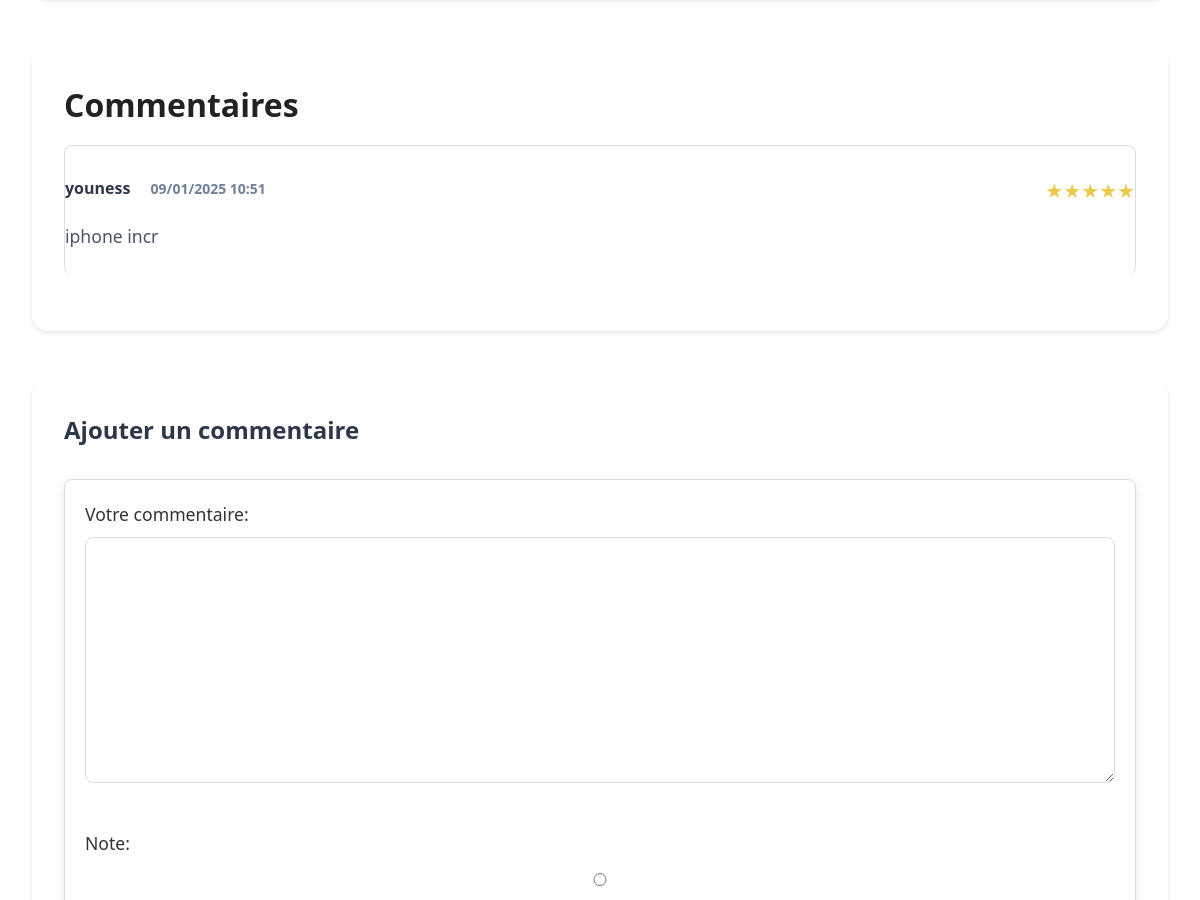
Page /product/1/ (signed in, middle part) on the earlier database version.
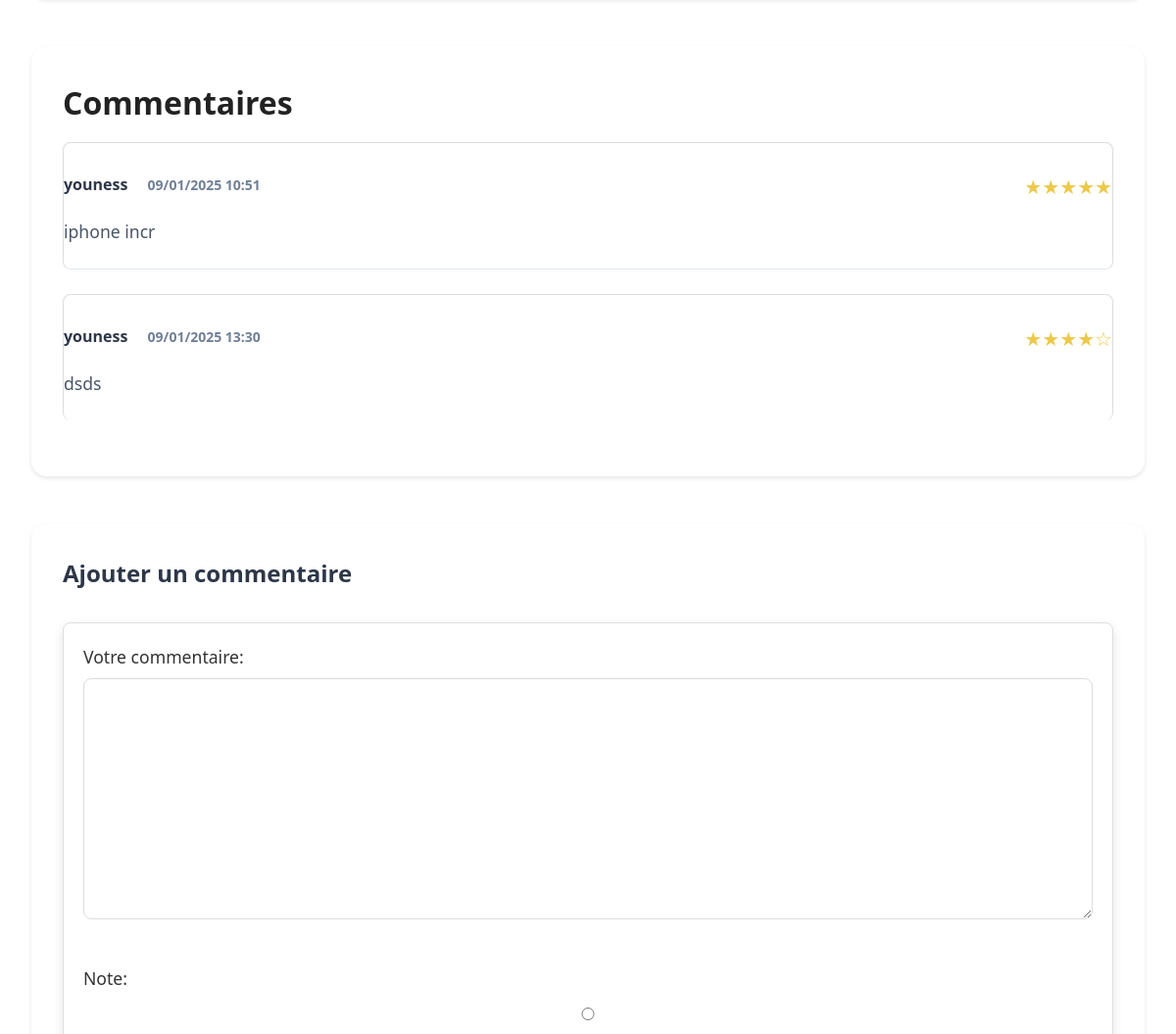
Same page on the later database version.
### shop/models.py (models this page shows, shortened)
class Comment(models.Model):
    product = models.ForeignKey(Product, on_delete=models.CASCADE, related_name='comments')
    user_name = models.CharField(max_length=100)
    content = models.TextField()
    rating = models.IntegerField(choices=[(i, i) for i in range(1, 6)])  # Note de 1 à 5
    created_at = models.DateTimeField(auto_now_add=True)
    def rating_display(self):
        return '★' * self.rating + '☆' * (5 - self.rating)

### shop/views.py (the view, shortened to what this page needs)
# urls.py: path('product/<int:product_id>/', shop_views.product_detail, name='product_detail'),
@login_required
def product_detail(request, product_id):
    product = get_object_or_404(Product, id=product_id)
    comments = product.comments.all()  # Récupère tous les commentaires du produit
    comment_form = CommentForm()
    return render(request, 'shop/product_detail.html', {
        'product': product,
        'comments': comments,
        'comment_form': comment_form
    })

### shop/forms.py
class CommentForm(forms.ModelForm):
    class Meta:
        model = Comment
        fields = ['content', 'rating']
    content = forms.CharField(widget=forms.Textarea, label="Votre commentaire")
    rating = forms.ChoiceField(choices=[(i, i) for i in range(1, 6)], label="Note", widget=forms.RadioSelect)

### shop/templates/shop/product_detail.html (shortened to what this page needs)
{% load static %}
<!DOCTYPE html>
<html lang="fr">
  <head>
    <link rel="stylesheet" href="{% static 'css/detail.css' %}" />
  </head>
  <body>
    <div class="container">
      <div class="comments-section">
        <h2>Commentaires</h2>
        {% for comment in comments %}
        <div class="comment">
          <div class="comment-header">
            <p class="comment-author">
              <strong>{{ comment.user_name }}</strong>
              <span class="comment-date"
                >{{ comment.created_at|date:"d/m/Y H:i" }}</span
              >
            </p>
            <p class="comment-rating">{{ comment.rating_display }}</p>
          </div>
          <p class="comment-text">{{ comment.content }}</p>
        </div>
        {% empty %}
        <div class="no-comments">
          <p>Aucun commentaire pour ce produit.</p>
        </div>
        {% endfor %}
      </div>
      {% if user.is_authenticated %}
      <div class="comment-form-section">
        <h3>Ajouter un commentaire</h3>
        <form method="POST" class="comment-form">
          {% csrf_token %} {% for field in comment_form %}
          <div class="form-group">
            {{ field.label_tag }} {{ field }}
          </div>
          {% endfor %}
        </form>
      </div>
      {% endif %}
    </div>
  </body>
</html>

Differences in the rows shown:
added Comment: user_name "youness", created_at "09/01/2025 13:30", rating_display "★★★★☆", content "dsds"
